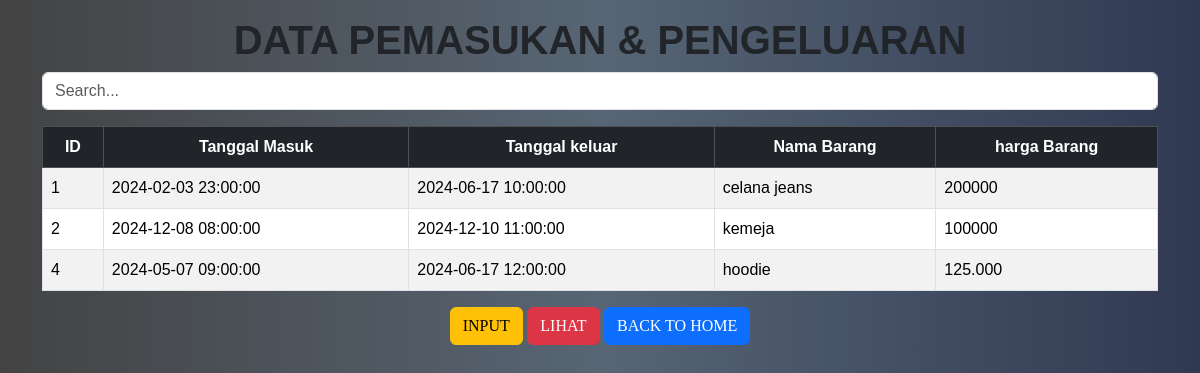
The page /Tabel/Pemasukan_Pengeluaran/tabel_pemasukan_pengeluaran.php (signed in) on the database its author committed.
### tables this page shows
CREATE TABLE `tb_pemasukan_pengeluaran` (
  `id_barang` int(50) NOT NULL,
  `tanggal_masuk` datetime NOT NULL,
  `tanggal_keluar` datetime NOT NULL,
  `nama_barang` varchar(100) NOT NULL,
  `harga_barang` varchar(50) NOT NULL
);

### Tabel/Pemasukan_Pengeluaran/tabel_pemasukan_pengeluaran.php (the view, shortened to what this page needs)
<?php
include '../../backend/koneksi.php';
$sql = "SELECT * FROM tb_pemasukan_pengeluaran";
$result = mysqli_query($conn, $sql);
?>
<!DOCTYPE html>
<html lang="en">
<head>
    <link href="https://cdn.jsdelivr.net/npm/bootstrap@5.3.3/dist/css/bootstrap.min.css" rel="stylesheet">
</head>
<body>
    <div class="container">
        <h1 class="text-center fw-semibold text-uppercase mt-3">Data Pemasukan & Pengeluaran</h1>
            <div class="table-container">
                <input class="form-control mb-3" id="searchInput" type="text" placeholder="Search...">
                    <div class="table-responsive">
                        <table class="table table-striped table-hover table-bordered">
                            <thead class="table-dark text-center">
                                <tr>
                                    <th>ID</th>
                                    <th>Tanggal Masuk</th>
                                    <th>Tanggal keluar</th>
                                    <th>Nama Barang</th>
                                    <th>harga Barang</th>
                                </tr>
                            </thead>
                            <tbody id="pemasukanTable">
                                <?php if (mysqli_num_rows($result) > 0): ?>
                                <?php while ($row = mysqli_fetch_assoc($result)): ?>
                                    <tr>
                                        <td><?php echo htmlspecialchars($row['id_barang']); ?></td>
                                        <td><?php echo htmlspecialchars($row['tanggal_masuk']); ?></td>
                                        <td><?php echo htmlspecialchars($row['tanggal_keluar']); ?></td>
                                        <td><?php echo htmlspecialchars($row['nama_barang']); ?></td>
                                        <td><?php echo htmlspecialchars($row['harga_barang']); ?></td>
                                    </tr>
                                        <?php endwhile; ?>
                                        <?php else: ?>
                                    <tr>
                                        <td colspan="5" class="text-center">Tidak ada data Pemasukan</td>
                                    </tr>
                                        <?php endif; ?>
                            </tbody>
                        </table>
                    </div>
            </div>
            <div class="btn-container text-center">
                <a href="pemasukan_input.php" class="btn btn-warning">Input</a>
                <a href="pemasukan_lihat.php" class="btn btn-danger">Lihat</a>
                <a href="../../Home.php" class="btn btn-primary">Back to Home</a>
            </div>
    </div>
</body>
</html>

### Tabel/Pemasukan_Pengeluaran/tabel_pemasukan_pengeluaran.php (style rules this page uses)
body { background: linear-gradient(to right, #434343, #576574, #303952); }
.container { font-family: 'Franklin Gothic Medium', 'Arial Narrow', Arial, sans-serif; }
.btn-danger { text-transform: uppercase; font-weight: 500; font-family:Cambria, Cochin, Georgia, Times, 'Times New Roman', serif; }
.btn-warning { text-transform: uppercase; font-weight: 500; font-family:Cambria, Cochin, Georgia, Times, 'Times New Roman', serif; }
.btn-primary { text-transform: uppercase; font-weight: 500; font-family:Cambria, Cochin, Georgia, Times, 'Times New Roman', serif; }

### rows shown on the page
tb_pemasukan_pengeluaran: id_barang "1", tanggal_masuk "2024-02-03 23:00:00", tanggal_keluar "2024-06-17 10:00:00", nama_barang "celana jeans", harga_barang "200000"
tb_pemasukan_pengeluaran: id_barang "2", tanggal_masuk "2024-12-08 08:00:00", tanggal_keluar "2024-12-10 11:00:00", nama_barang "kemeja", harga_barang "100000"
tb_pemasukan_pengeluaran: id_barang "4", tanggal_masuk "2024-05-07 09:00:00", tanggal_keluar "2024-06-17 12:00:00", nama_barang "hoodie", harga_barang "125.000"
